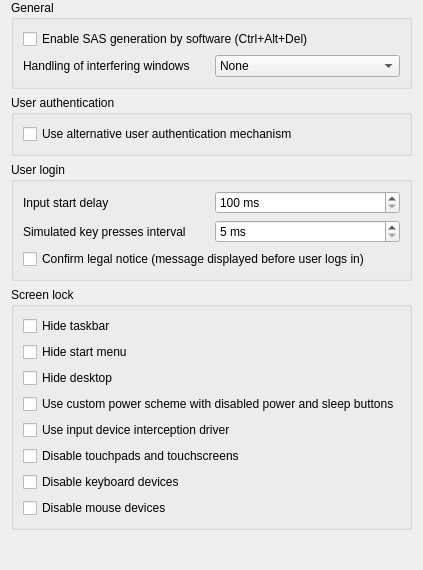
<?xml version="1.0" encoding="UTF-8"?>
<ui version="4.0">
 <class>WindowsPlatformConfigurationPage</class>
 <widget class="QWidget" name="WindowsPlatformConfigurationPage">
  <property name="windowTitle">
   <string>Windows</string>
  </property>
  <property name="windowIcon">
   <iconset resource="windows.qrc">
    <normaloff>:/windows/windows-logo.png</normaloff>:/windows/windows-logo.png</iconset>
  </property>
  <property name="nextspaceActionIconRole" stdset="0">
   <string notr="true">Windows</string>
  </property>
  <layout class="QVBoxLayout" name="verticalLayout_2">
   <property name="topMargin">
    <number>0</number>
   </property>
   <property name="bottomMargin">
    <number>0</number>
   </property>
   <item>
    <widget class="QGroupBox" name="groupBox_2">
     <property name="title">
      <string>General</string>
     </property>
     <layout class="QVBoxLayout" name="verticalLayout">
      <item>
       <widget class="QCheckBox" name="isSoftwareSASEnabled">
        <property name="text">
         <string>Enable SAS generation by software (Ctrl+Alt+Del)</string>
        </property>
       </widget>
      </item>
      <item>
       <layout class="QHBoxLayout" name="horizontalLayout">
        <item>
         <widget class="QLabel" name="interferingWindowsHandlingLabel">
          <property name="text">
           <string>Handling of interfering windows</string>
          </property>
         </widget>
        </item>
        <item>
         <widget class="QComboBox" name="interferingWindowsHandling">
          <item>
           <property name="text">
            <string>None</string>
           </property>
          </item>
          <item>
           <property name="text">
            <string>Fix window attributes</string>
           </property>
          </item>
          <item>
           <property name="text">
            <string>Terminate related process</string>
           </property>
          </item>
          <item>
           <property name="text">
            <string>Close session</string>
           </property>
          </item>
         </widget>
        </item>
       </layout>
      </item>
     </layout>
    </widget>
   </item>
   <item>
    <widget class="QGroupBox" name="groupBox_3">
     <property name="title">
      <string>User authentication</string>
     </property>
     <layout class="QVBoxLayout" name="verticalLayout_4">
      <item>
       <widget class="QCheckBox" name="disableSSPIBasedUserAuthentication">
        <property name="text">
         <string>Use alternative user authentication mechanism</string>
        </property>
       </widget>
      </item>
     </layout>
    </widget>
   </item>
   <item>
    <widget class="QGroupBox" name="groupBox_4">
     <property name="title">
      <string>User login</string>
     </property>
     <layout class="QGridLayout" name="gridLayout">
      <item row="1" column="1">
       <widget class="QSpinBox" name="logonKeyPressInterval">
        <property name="suffix">
         <string notr="true"> ms</string>
        </property>
        <property name="minimum">
         <number>5</number>
        </property>
        <property name="maximum">
         <number>100</number>
        </property>
        <property name="singleStep">
         <number>5</number>
        </property>
       </widget>
      </item>
      <item row="0" column="1">
       <widget class="QSpinBox" name="logonInputStartDelay">
        <property name="suffix">
         <string notr="true"> ms</string>
        </property>
        <property name="minimum">
         <number>100</number>
        </property>
        <property name="maximum">
         <number>5000</number>
        </property>
        <property name="singleStep">
         <number>100</number>
        </property>
       </widget>
      </item>
      <item row="0" column="0">
       <widget class="QLabel" name="label">
        <property name="text">
         <string>Input start delay</string>
        </property>
       </widget>
      </item>
      <item row="1" column="0">
       <widget class="QLabel" name="label_2">
        <property name="text">
         <string>Simulated key presses interval</string>
        </property>
       </widget>
      </item>
      <item row="2" column="0" colspan="2">
       <widget class="QCheckBox" name="logonConfirmLegalNotice">
        <property name="text">
         <string>Confirm legal notice (message displayed before user logs in)</string>
        </property>
       </widget>
      </item>
     </layout>
    </widget>
   </item>
   <item>
    <widget class="QGroupBox" name="groupBox">
     <property name="title">
      <string>Screen lock</string>
     </property>
     <layout class="QVBoxLayout" name="verticalLayout_3">
      <item>
       <widget class="QCheckBox" name="hideTaskbarForScreenLock">
        <property name="text">
         <string>Hide taskbar</string>
        </property>
       </widget>
      </item>
      <item>
       <widget class="QCheckBox" name="hideStartMenuForScreenLock">
        <property name="text">
         <string>Hide start menu</string>
        </property>
       </widget>
      </item>
      <item>
       <widget class="QCheckBox" name="hideDesktopForScreenLock">
        <property name="text">
         <string>Hide desktop</string>
        </property>
       </widget>
      </item>
      <item>
       <widget class="QCheckBox" name="useCustomPowerSchemeForScreenLock">
        <property name="text">
         <string>Use custom power scheme with disabled power and sleep buttons</string>
        </property>
       </widget>
      </item>
      <item>
       <widget class="QCheckBox" name="useInterceptionDriver">
        <property name="text">
         <string>Use input device interception driver</string>
        </property>
       </widget>
      </item>
      <item>
       <widget class="QCheckBox" name="disableTouchDevicesForScreenLock">
        <property name="text">
         <string>Disable touchpads and touchscreens</string>
        </property>
       </widget>
      </item>
      <item>
       <widget class="QCheckBox" name="disableKeyboardDevicesForScreenLock">
        <property name="text">
         <string>Disable keyboard devices</string>
        </property>
       </widget>
      </item>
      <item>
       <widget class="QCheckBox" name="disableMouseDevicesForScreenLock">
        <property name="text">
         <string>Disable mouse devices</string>
        </property>
       </widget>
      </item>
     </layout>
    </widget>
   </item>
   <item>
    <spacer name="verticalSpacer">
     <property name="orientation">
      <enum>Qt::Orientation::Vertical</enum>
     </property>
     <property name="sizeHint" stdset="0">
      <size>
       <width>20</width>
       <height>40</height>
      </size>
     </property>
    </spacer>
   </item>
  </layout>
 </widget>
 <tabstops>
  <tabstop>isSoftwareSASEnabled</tabstop>
  <tabstop>interferingWindowsHandling</tabstop>
  <tabstop>disableSSPIBasedUserAuthentication</tabstop>
  <tabstop>logonInputStartDelay</tabstop>
  <tabstop>logonKeyPressInterval</tabstop>
  <tabstop>logonConfirmLegalNotice</tabstop>
  <tabstop>hideTaskbarForScreenLock</tabstop>
  <tabstop>hideStartMenuForScreenLock</tabstop>
  <tabstop>hideDesktopForScreenLock</tabstop>
  <tabstop>useCustomPowerSchemeForScreenLock</tabstop>
  <tabstop>useInterceptionDriver</tabstop>
  <tabstop>disableTouchDevicesForScreenLock</tabstop>
  <tabstop>disableKeyboardDevicesForScreenLock</tabstop>
  <tabstop>disableMouseDevicesForScreenLock</tabstop>
 </tabstops>
 <resources>
  <include location="windows.qrc"/>
 </resources>
 <connections/>
 <slots>
  <slot>updateVncServerPluginConfigurationWidget()</slot>
  <slot>startWindowsPlatform()</slot>
  <slot>stopWindowsPlatform()</slot>
 </slots>
</ui>
